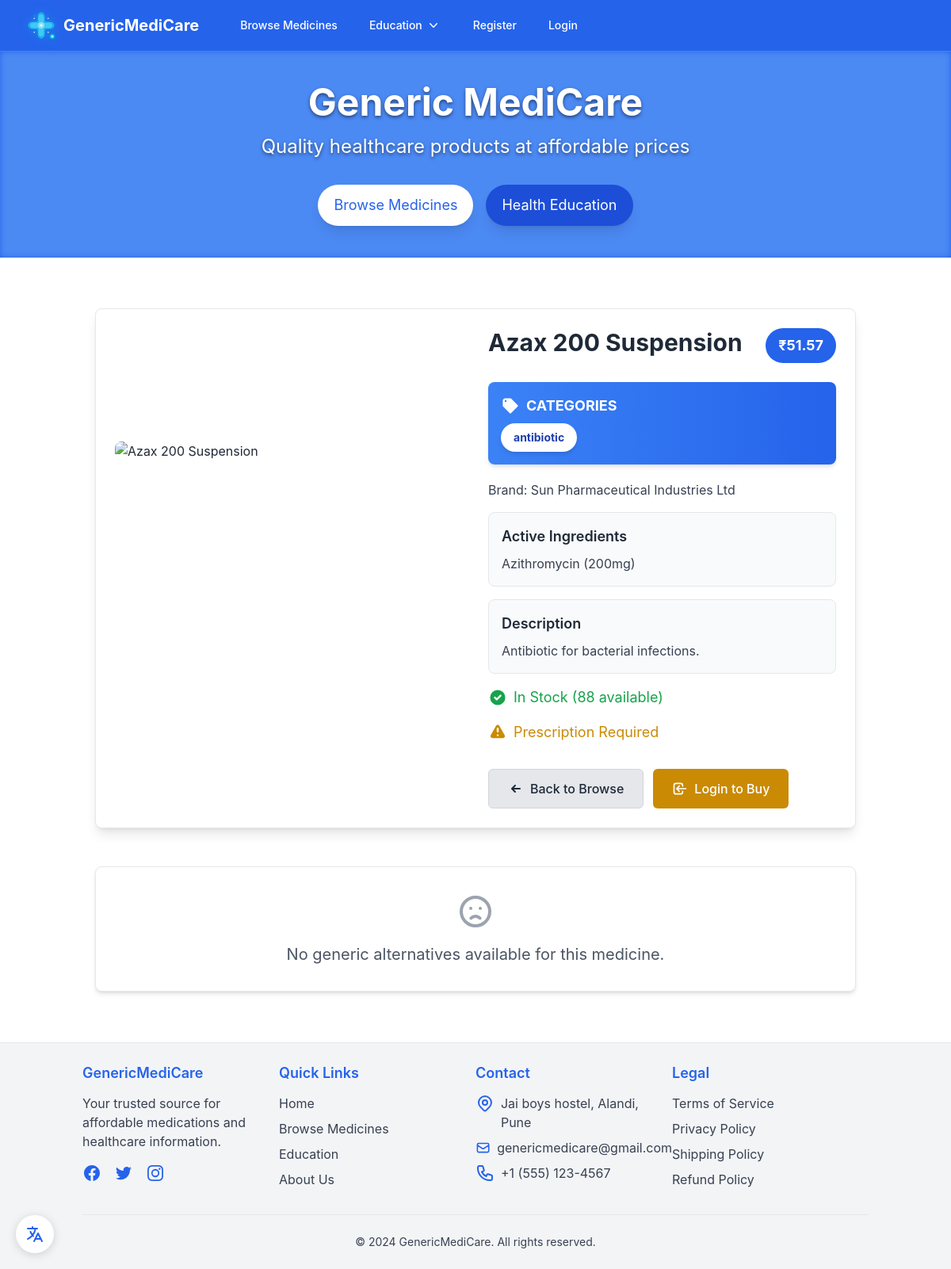
Page /medicine/1 on the committed database.
### store/models.py (models this page shows, shortened)
class Medicine(models.Model):
    seller = models.ForeignKey(SellerProfile, on_delete=models.CASCADE)  # Each medicine is listed by a seller
    name = models.CharField(max_length=255)
    description = models.TextField(blank=True, null=True)
    price = models.DecimalField(max_digits=10, decimal_places=2)
    stock = models.PositiveIntegerField()
    image = models.ImageField(upload_to='medicine_images/', null=True, blank=True)
    prescription_required = models.BooleanField(default=False)  # If True, user must upload a prescription
    active_ingredients = models.TextField(help_text="Comma-separated active ingredients")  # Used for mapping alternatives
    brand_name = models.CharField(max_length=255, null=True, blank=True)
    categories = models.ManyToManyField(Category, blank=True,related_name="medicines")
    def get_alternative_medicines(self):
        return Medicine.objects.filter(active_ingredients=self.active_ingredients).exclude(id=self.id)

class Category(models.Model):
    name = models.CharField(max_length=255, unique=True)

### store/views.py (the view)
# urls.py: path('medicine/<int:pk>',medicine_detail, name='medicine_detail'),
def medicine_detail(request, pk):
    medicine = get_object_or_404(Medicine, pk=pk)
    alternatives = medicine.get_alternative_medicines().order_by('price')
    return render(request, 'medicine_detail.html', {
        'medicine': medicine,
        'alternatives': alternatives,
    })

### store/context_processors.py (called while the page is built)
def cart_total(request):
    if request.user.is_authenticated:
        cart = Cart.objects.filter(customer__user=request.user).first()
        if cart:
            unique_items_count = cart.cartitem_set.count()  # Count unique medicines
            return {'cart_count': unique_items_count}
    return {'cart_count': 0}

### store/templates/medicine_detail.html (shortened to what this page needs)
{% extends 'base.html' %}
{% block content %}
<div class="container mx-auto px-4 lg:px-8 py-8">
    <div class="bg-white rounded-lg shadow-lg overflow-hidden border border-gray-200 p-6">
        <div class="grid grid-cols-1 md:grid-cols-2 gap-8">
            <div class="flex items-center justify-center">
                <div class="w-full max-w-md overflow-hidden rounded-lg">
                    {% if medicine.image %}
                        <img src="{{ medicine.image.url }}" class="w-full h-80 object-cover" alt="{{ medicine.name }}">
                    {% else %}
                        <img src="https://th.bing.com/th/id/OIP.nbFq6e14BqDCrFArSeUUwwHaE6?rs=1&pid=ImgDetMain" class="w-full h-80 object-cover" alt="{{ medicine.name }}">
                    {% endif %}
                </div>
            </div>
            <div class="flex flex-col">
                <div class="flex justify-between items-start mb-6">
                    <h1 class="text-3xl font-bold text-gray-800">{{ medicine.name }}</h1>
                    <span class="bg-blue-600 text-white font-bold px-4 py-2 rounded-full text-lg">₹{{ medicine.price }}</span>
                </div>
                {% if medicine.categories.exists %}
                <div class="mb-5 bg-gradient-to-r from-blue-500 to-blue-600 rounded-lg p-4 shadow-md text-white">
                    <div class="flex items-center mb-2">
                        <svg xmlns="http://www.w3.org/2000/svg" class="h-6 w-6 text-white mr-2" viewBox="0 0 20 20" fill="currentColor">
                            <path fill-rule="evenodd" d="M17.707 9.293a1 1 0 010 1.414l-7 7a1 1 0 01-1.414 0l-7-7A.997.997 0 012 10V5a3 3 0 013-3h5c.256 0 .512.098.707.293l7 7zM5 6a1 1 0 100-2 1 1 0 000 2z" clip-rule="evenodd" />
                        </svg>
                        <p class="text-white font-bold text-lg">CATEGORIES</p>
                    </div>
                    <div class="flex flex-wrap gap-2">
                        {% for category in medicine.categories.all %}
                        <span class="bg-white text-blue-800 text-sm font-bold px-4 py-2 rounded-full shadow-md transform transition-transform duration-300 hover:scale-105">
                            {{ category.name }}
                        </span>
                        {% endfor %}
                    </div>
                </div>
                {% endif %}
                <p class="text-gray-700 mb-4">Brand: {{ medicine.brand_name }}</p>
                <div class="bg-gray-50 rounded-lg p-4 mb-4 border border-gray-200">
                    <h3 class="text-lg font-semibold text-gray-800 mb-2">Active Ingredients</h3>
                    <p class="text-gray-700">{{ medicine.active_ingredients }}</p>
                </div>
                <div class="bg-gray-50 rounded-lg p-4 mb-4 border border-gray-200">
                    <h3 class="text-lg font-semibold text-gray-800 mb-2">Description</h3>
                    <p class="text-gray-700">{{ medicine.description }}</p>
                </div>
                {% if medicine.stock > 0 %}
                    <div class="flex items-center text-green-600 text-lg mb-4">
                        <svg xmlns="http://www.w3.org/2000/svg" class="h-6 w-6 mr-2" viewBox="0 0 20 20" fill="currentColor">
                            <path fill-rule="evenodd" d="M10 18a8 8 0 100-16 8 8 0 000 16zm3.707-9.293a1 1 0 00-1.414-1.414L9 10.586 7.707 9.293a1 1 0 00-1.414 1.414l2 2a1 1 0 001.414 0l4-4z" clip-rule="evenodd" />
                        </svg>
                        <span>In Stock ({{ medicine.stock }} available)</span>
                    </div>
                {% endif %}
                {% if medicine.prescription_required %}
                    <div class="flex items-center text-yellow-600 text-lg mb-4">
                        <span>Prescription Required</span>
                    </div>
                {% endif %}
                <div class="flex flex-col sm:flex-row space-y-3 sm:space-y-0 sm:space-x-3 mt-4">
                    <a href="{% url 'browse_medicines' %}" class="inline-flex justify-center items-center px-6 py-3 bg-gray-200 hover:bg-gray-300 text-gray-800 text-base font-medium rounded-md transition-colors duration-300 border border-gray-300">
                        <svg xmlns="http://www.w3.org/2000/svg" class="h-5 w-5 mr-2" viewBox="0 0 20 20" fill="currentColor">
                            <path fill-rule="evenodd" d="M9.707 14.707a1 1 0 01-1.414 0l-4-4a1 1 0 010-1.414l4-4a1 1 0 011.414 1.414L7.414 9H15a1 1 0 110 2H7.414l2.293 2.293a1 1 0 010 1.414z" clip-rule="evenodd" />
                        </svg>
                        Back to Browse
                    </a>
                    {% if medicine.stock > 0 %}
                        {% if user.is_authenticated and user.customerprofile %}
                            <a href="{% url 'add_to_cart' medicine.pk %}" class="inline-flex justify-center items-center px-6 py-3 bg-yellow-600 hover:bg-yellow-700 text-white text-base font-medium rounded-md transition-colors duration-300">
                                <svg xmlns="http://www.w3.org/2000/svg" class="h-5 w-5 mr-2" fill="none" viewBox="0 0 24 24" stroke="currentColor">
                                    <path stroke-linecap="round" stroke-linejoin="round" stroke-width="2" d="M3 3h2l.4 2M7 13h10l4-8H5.4M7 13L5.4 5M7 13l-2.293 2.293c-.63.63-.184 1.707.707 1.707H17m0 0a2 2 0 100 4 2 2 0 000-4zm-8 2a2 2 0 11-4 0 2 2 0 014 0z" />
                                </svg>
                                Add to Cart
                            </a>
                        {% else %}
                            <a href="{% url 'login' %}" class="inline-flex justify-center items-center px-6 py-3 bg-yellow-600 hover:bg-yellow-700 text-white text-base font-medium rounded-md transition-colors duration-300">
                                <svg xmlns="http://www.w3.org/2000/svg" class="h-5 w-5 mr-2" fill="none" viewBox="0 0 24 24" stroke="currentColor">
                                    <path stroke-linecap="round" stroke-linejoin="round" stroke-width="2" d="M11 16l-4-4m0 0l4-4m-4 4h14m-5 4v1a3 3 0 01-3 3H6a3 3 0 01-3-3V7a3 3 0 013-3h7a3 3 0 013 3v1" />
                                </svg>
                                Login to Buy
                            </a>
                        {% endif %}
                    {% endif %}
                </div>
            </div>
        </div>
    </div>
    {% if alternatives %}
    <div class="mt-12">
        <h3 class="text-2xl font-bold text-gray-800 mb-6">Generic Alternatives</h3>
        <div class="grid grid-cols-1 sm:grid-cols-2 lg:grid-cols-3 xl:grid-cols-4 gap-6">
            {% for alt in alternatives %}
            <div class="group">
                <div class="relative h-full bg-white rounded-lg shadow-md overflow-hidden transform transition-all duration-300 hover:shadow-xl hover:-translate-y-1 border border-gray-200">
                    <div class="aspect-w-4 aspect-h-3 w-full overflow-hidden">
                        {% if alt.image %}
                            <img src="{{ alt.image.url }}" class="w-full h-48 object-cover transform transition-transform duration-500 group-hover:scale-110" alt="{{ alt.name }}">
                        {% else %}
                            <img src="https://th.bing.com/th/id/OIP.nbFq6e14BqDCrFArSeUUwwHaE6?rs=1&pid=ImgDetMain" class="w-full h-48 object-cover transform transition-transform duration-500 group-hover:scale-110" alt="{{ alt.name }}">
                        {% endif %}
                        <div class="absolute top-4 right-4">
                            <div class="bg-green-600 text-white font-bold px-3 py-1 rounded-full shadow-lg">
                                ₹{{ alt.price }}
                            </div>
                        </div>
                        {% if alt.prescription_required %}
                        <div class="absolute top-4 left-4">
                            <div class="bg-yellow-600 text-white text-xs font-bold px-2 py-1 rounded-full shadow-lg flex items-center">
                                <svg xmlns="http://www.w3.org/2000/svg" class="h-3 w-3 mr-1" viewBox="0 0 20 20" fill="currentColor">
                                    <path fill-rule="evenodd" d="M8.257 3.099c.765-1.36 2.722-1.36 3.486 0l5.58 9.92c.75 1.334-.213 2.98-1.742 2.98H4.42c-1.53 0-2.493-1.646-1.743-2.98l5.58-9.92zM11 13a1 1 0 11-2 0 1 1 0 012 0zm-1-8a1 1 0 00-1 1v3a1 1 0 002 0V6a1 1 0 00-1-1z" clip-rule="evenodd" />
                                </svg>
                                Rx
                            </div>
                        </div>
                        {% endif %}
                    </div>
                    <div class="p-4">
                        <h5 class="text-lg font-bold text-gray-800 mb-2">{{ alt.name }}</h5>
                        {% if alt.categories.exists %}
                        <div class="flex flex-wrap gap-1 mb-3">
                            {% for category in alt.categories.all %}
                            <span class="bg-blue-100 text-blue-800 text-xs font-medium px-2 py-0.5 rounded-full border border-blue-200 shadow-sm">
                                {{ category.name }}
                            </span>
                            {% endfor %}
                        </div>
                        {% endif %}
                        <a href="{% url 'medicine_detail' alt.pk %}" class="inline-flex justify-center items-center w-full px-4 py-2 bg-gray-200 hover:bg-gray-300 text-gray-800 text-sm font-medium rounded-md transition-colors duration-300 border border-gray-300">
                            View Details
                        </a>
                    </div>
                </div>
            </div>
            {% endfor %}
        </div>
    </div>
    {% else %}
    <div class="mt-12 bg-white rounded-lg shadow-md p-8 text-center border border-gray-200">
        <svg xmlns="http://www.w3.org/2000/svg" class="h-12 w-12 text-gray-400 mx-auto mb-4" fill="none" viewBox="0 0 24 24" stroke="currentColor">
            <path stroke-linecap="round" stroke-linejoin="round" stroke-width="2" d="M9.172 16.172a4 4 0 015.656 0M9 10h.01M15 10h.01M21 12a9 9 0 11-18 0 9 9 0 0118 0z" />
        </svg>
        <p class="text-xl text-gray-600">No generic alternatives available for this medicine.</p>
    </div>
    {% endif %}
</div>
{% endblock %}

### store/templates/base.html (style rules this page uses)
body { top: 0 !important; }

### rows in the picture
Medicine: name "Azax 200 Suspension", price "51.57", brand_name "Sun Pharmaceutical Industries Ltd", active_ingredients "Azithromycin (200mg)", description "Antibiotic for bacterial infections.", stock "88"
Category: name "antibiotic"
